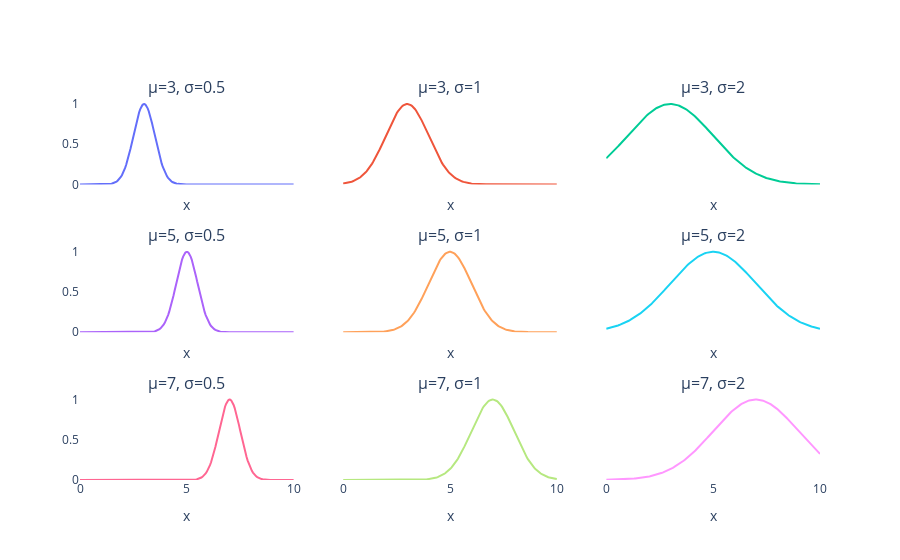

Notebook code for this chart:
### Code cell
import numpy as np
import plotly.graph_objects as go
from plotly.subplots import make_subplots
import plotly.io as pio

from anfis_toolbox import GaussianMF

# Geração dos dados para o eixo x
x = np.linspace(0, 10, 200)

# Valores de média e desvio padrão para os subplots
mus = [3, 5, 7]
sigmas = [0.5, 1, 2]

# Cria um array com os títulos de cada subplot
subplot_titles = [f"μ={mu}, σ={sigma}" for mu in mus for sigma in sigmas]

# Cria a grade de subplots 3x3
fig = make_subplots(rows=len(mus), cols=len(sigmas), subplot_titles=subplot_titles)

# Adiciona um traço para cada combinação de mu e sigma
for i, mu in enumerate(mus):
    for j, sigma in enumerate(sigmas):
        # Gera os dados para a curva atual
        gaussian = GaussianMF(mu, sigma)
        y = gaussian(x)
        
        # Adiciona o traço no subplot correto (índices de linha e coluna começam em 1)
        fig.add_trace(
            go.Scatter(x=x, y=y, mode='lines', name=f'μ={mu}, σ={sigma}'),
            row=i + 1, col=j + 1
        )

# Atualiza o layout do gráfico com fundo transparente
fig.update_layout(
    showlegend=False,
    #paper_bgcolor='rgba(0,0,0,0)',
    plot_bgcolor='rgba(0,0,0,0)'
)

# Atualiza os eixos de cada subplot para ter uma escala e rótulos consistentes
for i in range(len(mus)):
    for j in range(len(sigmas)):
        # Atualiza o eixo Y
        fig.update_yaxes(
            range=[0, 1.05],
            showticklabels=(j == 0),  # Mostra rótulos apenas na primeira coluna
            row=i + 1, col=j + 1
        )
        
        # Atualiza o eixo X
        fig.update_xaxes(
            title_text='x',
            showticklabels=(i == len(mus) - 1),  # Mostra rótulos apenas na última linha
            row=i + 1, col=j + 1
        )
        
        
# Mostra o gráfico (ideal para Jupyter Notebooks)
fig.show()

pio.write_html(fig, file="docs/assets/gaussian_mf_subplots.html")

### Figure 1 — Plotly figure (JSON) as saved in the notebook; plotly's stock layout.template omitted (floating-point values rounded to 4 significant figures; data arrays with more than 128 entries replaced by an {"elided": "..."} marker saying what was removed)
{"data": [{"mode": "lines", "name": "μ=3, σ=0.5", "type": "scatter", "x": {"elided": "200 float values"}, "xaxis": "x", "y": {"elided": "200 float values"}, "yaxis": "y"}, {"mode": "lines", "name": "μ=3, σ=1", "type": "scatter", "x": {"elided": "200 float values"}, "xaxis": "x2", "y": {"elided": "200 float values"}, "yaxis": "y2"}, {"mode": "lines", "name": "μ=3, σ=2", "type": "scatter", "x": {"elided": "200 float values"}, "xaxis": "x3", "y": {"elided": "200 float values"}, "yaxis": "y3"}, {"mode": "lines", "name": "μ=5, σ=0.5", "type": "scatter", "x": {"elided": "200 float values"}, "xaxis": "x4", "y": {"elided": "200 float values"}, "yaxis": "y4"}, {"mode": "lines", "name": "μ=5, σ=1", "type": "scatter", "x": {"elided": "200 float values"}, "xaxis": "x5", "y": {"elided": "200 float values"}, "yaxis": "y5"}, {"mode": "lines", "name": "μ=5, σ=2", "type": "scatter", "x": {"elided": "200 float values"}, "xaxis": "x6", "y": {"elided": "200 float values"}, "yaxis": "y6"}, {"mode": "lines", "name": "μ=7, σ=0.5", "type": "scatter", "x": {"elided": "200 float values"}, "xaxis": "x7", "y": {"elided": "200 float values"}, "yaxis": "y7"}, {"mode": "lines", "name": "μ=7, σ=1", "type": "scatter", "x": {"elided": "200 float values"}, "xaxis": "x8", "y": {"elided": "200 float values"}, "yaxis": "y8"}, {"mode": "lines", "name": "μ=7, σ=2", "type": "scatter", "x": {"elided": "200 float values"}, "xaxis": "x9", "y": {"elided": "200 float values"}, "yaxis": "y9"}], "layout": {"annotations": [{"font": {"size": 16}, "showarrow": false, "text": "μ=3, σ=0.5", "x": 0.1444, "xanchor": "center", "xref": "paper", "y": 1, "yanchor": "bottom", "yref": "paper"}, {"font": {"size": 16}, "showarrow": false, "text": "μ=3, σ=1", "x": 0.5, "xanchor": "center", "xref": "paper", "y": 1, "yanchor": "bottom", "yref": "paper"}, {"font": {"size": 16}, "showarrow": false, "text": "μ=3, σ=2", "x": 0.8556, "xanchor": "center", "xref": "paper", "y": 1, "yanchor": "bottom", "yref": "paper"}, {"font": {"size": 16}, "showarrow": false, "text": "μ=5, σ=0.5", "x": 0.1444, "xanchor": "center", "xref": "paper", "y": 0.6111, "yanchor": "bottom", "yref": "paper"}, {"font": {"size": 16}, "showarrow": false, "text": "μ=5, σ=1", "x": 0.5, "xanchor": "center", "xref": "paper", "y": 0.6111, "yanchor": "bottom", "yref": "paper"}, {"font": {"size": 16}, "showarrow": false, "text": "μ=5, σ=2", "x": 0.8556, "xanchor": "center", "xref": "paper", "y": 0.6111, "yanchor": "bottom", "yref": "paper"}, {"font": {"size": 16}, "showarrow": false, "text": "μ=7, σ=0.5", "x": 0.1444, "xanchor": "center", "xref": "paper", "y": 0.2222, "yanchor": "bottom", "yref": "paper"}, {"font": {"size": 16}, "showarrow": false, "text": "μ=7, σ=1", "x": 0.5, "xanchor": "center", "xref": "paper", "y": 0.2222, "yanchor": "bottom", "yref": "paper"}, {"font": {"size": 16}, "showarrow": false, "text": "μ=7, σ=2", "x": 0.8556, "xanchor": "center", "xref": "paper", "y": 0.2222, "yanchor": "bottom", "yref": "paper"}], "plot_bgcolor": "rgba(0,0,0,0)", "showlegend": false, "xaxis": {"anchor": "y", "domain": [0, 0.2889], "showticklabels": false, "title": {"text": "x"}}, "xaxis2": {"anchor": "y2", "domain": [0.3556, 0.6444], "showticklabels": false, "title": {"text": "x"}}, "xaxis3": {"anchor": "y3", "domain": [0.7111, 1], "showticklabels": false, "title": {"text": "x"}}, "xaxis4": {"anchor": "y4", "domain": [0, 0.2889], "showticklabels": false, "title": {"text": "x"}}, "xaxis5": {"anchor": "y5", "domain": [0.3556, 0.6444], "showticklabels": false, "title": {"text": "x"}}, "xaxis6": {"anchor": "y6", "domain": [0.7111, 1], "showticklabels": false, "title": {"text": "x"}}, "xaxis7": {"anchor": "y7", "domain": [0, 0.2889], "showticklabels": true, "title": {"text": "x"}}, "xaxis8": {"anchor": "y8", "domain": [0.3556, 0.6444], "showticklabels": true, "title": {"text": "x"}}, "xaxis9": {"anchor": "y9", "domain": [0.7111, 1], "showticklabels": true, "title": {"text": "x"}}, "yaxis": {"anchor": "x", "domain": [0.7778, 1], "range": [0, 1.05], "showticklabels": true}, "yaxis2": {"anchor": "x2", "domain": [0.7778, 1], "range": [0, 1.05], "showticklabels": false}, "yaxis3": {"anchor": "x3", "domain": [0.7778, 1], "range": [0, 1.05], "showticklabels": false}, "yaxis4": {"anchor": "x4", "domain": [0.3889, 0.6111], "range": [0, 1.05], "showticklabels": true}, "yaxis5": {"anchor": "x5", "domain": [0.3889, 0.6111], "range": [0, 1.05], "showticklabels": false}, "yaxis6": {"anchor": "x6", "domain": [0.3889, 0.6111], "range": [0, 1.05], "showticklabels": false}, "yaxis7": {"anchor": "x7", "domain": [0, 0.2222], "range": [0, 1.05], "showticklabels": true}, "yaxis8": {"anchor": "x8", "domain": [0, 0.2222], "range": [0, 1.05], "showticklabels": false}, "yaxis9": {"anchor": "x9", "domain": [0, 0.2222], "range": [0, 1.05], "showticklabels": false}}}
